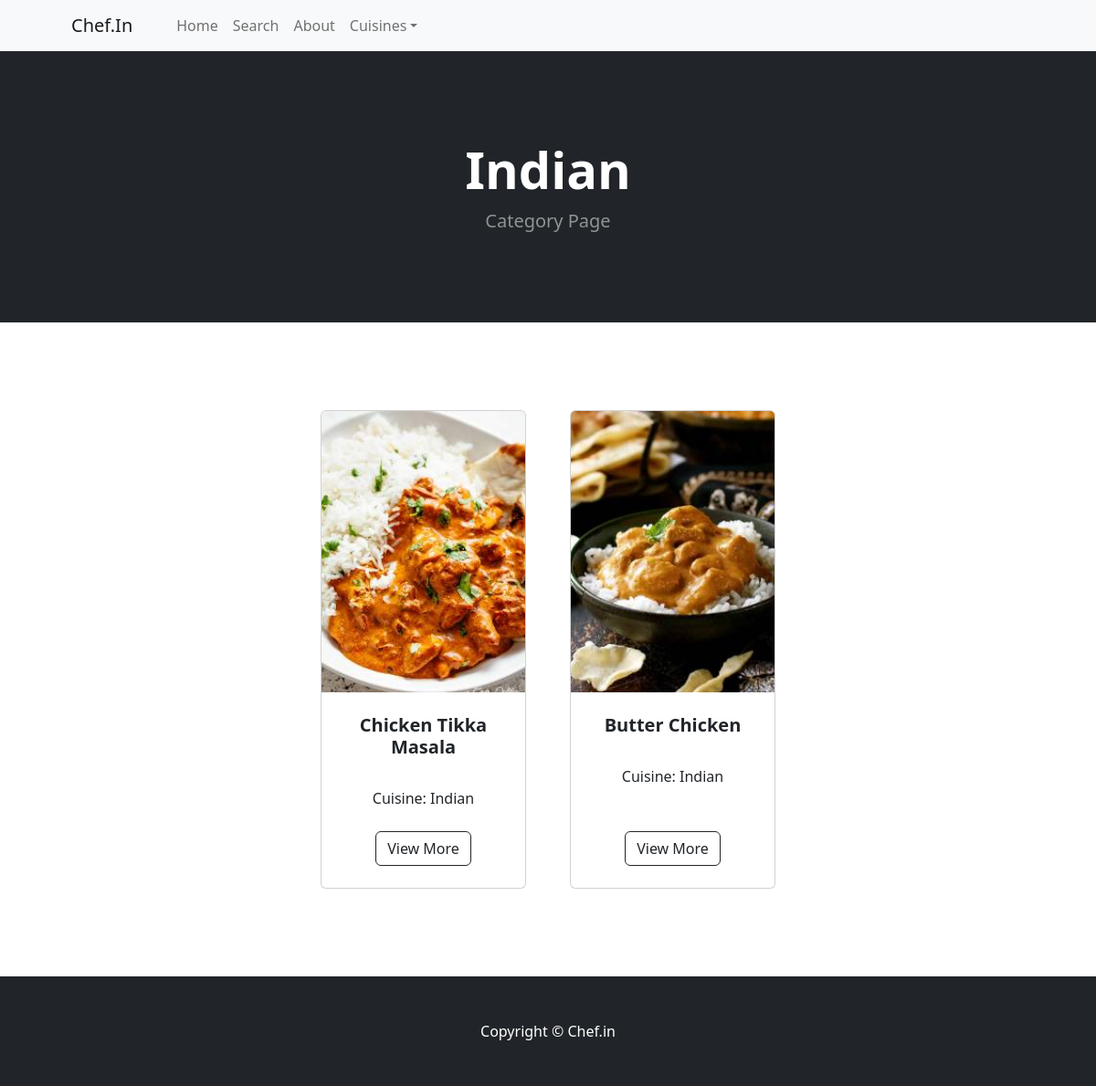
The app's page /category/Indian with its own data.
### cheff/models.py (models this page shows, shortened)
class Category(models.Model):
    name = models.CharField(max_length=50)
    def __str__(self):
        return self.name
    class Meta:
        verbose_name_plural = 'categories'  # Correct pluralization for admin interface

class Recipies(models.Model):
    name = models.CharField(max_length=50)
    category = models.ForeignKey(Category, on_delete=models.CASCADE, default=1)
    description = models.CharField(max_length=1000, default='', blank=True, null=True)
    image = models.ImageField(upload_to='uploads/product')
    ingredients = models.TextField(default='', blank=True, null=True)  # Multiline field for ingredients
    instructions = models.TextField(default='', blank=True, null=True)  # Multiline field for instructions
    class Meta:
        verbose_name_plural = 'recipies'  # Correct pluralization for admin interface

### cheff/views.py (the view)
# urls.py: path('category/<str:ggg>', views.category, name='category'),
def category(request, ggg):
    try:
        category = Category.objects.get(name=ggg)
        recipies = Recipies.objects.filter(category=category)
        return render(request, 'category.html', {'recipies': recipies, 'category': category})
    except ObjectDoesNotExist:
        messages.error(request, "That category doesn't exist")
        logging.error(f"Category '{ggg}' does not exist.")
        return redirect('home')

### cheff/templates/category.html
{% extends 'base.html' %}
{% block content %}
<header class="bg-dark py-5">
    <div class="container px-4 px-lg-5 my-5">
        <div class="text-center text-white">
            <h1 class="display-4 fw-bolder">{{ category }}</h1>
            <p class="lead fw-normal text-white-50 mb-0">Category Page</p>
        </div>
    </div>
</header>
<section class="py-5">
    <div class="container px-4 px-lg-5 mt-5">
        <div class="row gx-4 gx-lg-5 row-cols-2 row-cols-md-3 row-cols-xl-4 justify-content-center">
            {% for recipy in recipies %}
            <div class="col mb-5">
                <div class="card h-100">
                    <img class="card-img-top" src="{{ recipy.image.url }}" alt="..." />
                    <div class="card-body p-4">
                        <div class="text-center">
                            <h5 class="fw-bolder">{{ recipy.name }}</h5>
                            <br />
                            Cuisine: {{ recipy.category }}
                        </div>
                    </div>
                    <div class="card-footer p-4 pt-0 border-top-0 bg-transparent">
                        <div class="text-center"><a class="btn btn-outline-dark mt-auto" href="{% url 'recipy_detail' recipy.id %}">View More</a></div>
                    </div>
                </div>
            </div>
            {% endfor %}
        </div>
    </div>
</section>
{% endblock %}

### records on screen
Category: name "Indian"
Recipies: image (picture), name "Chicken Tikka Masala", category "Indian"
Recipies: image (picture), name "Butter Chicken", category "Indian"
